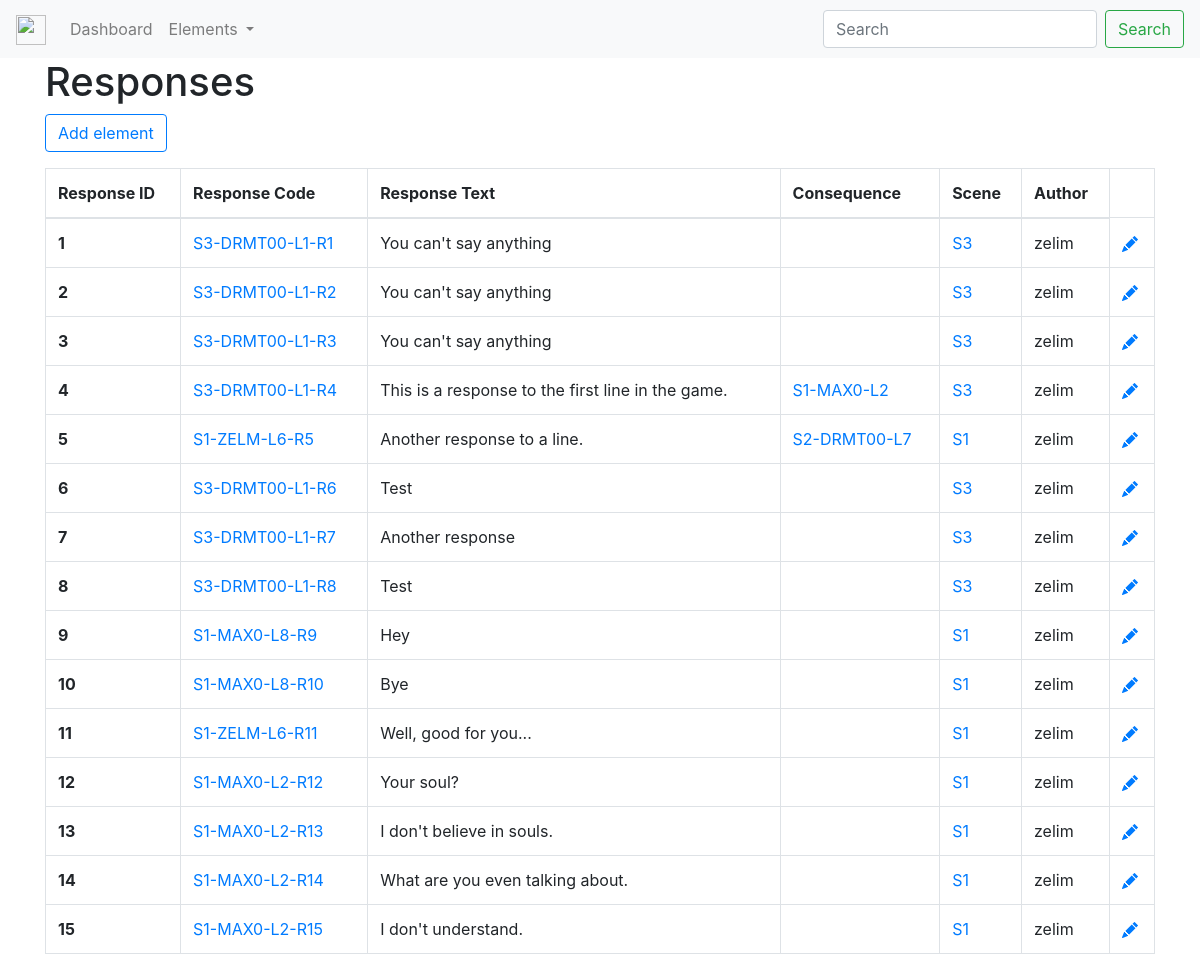
/responses/, run on an earlier commit of the app's database.
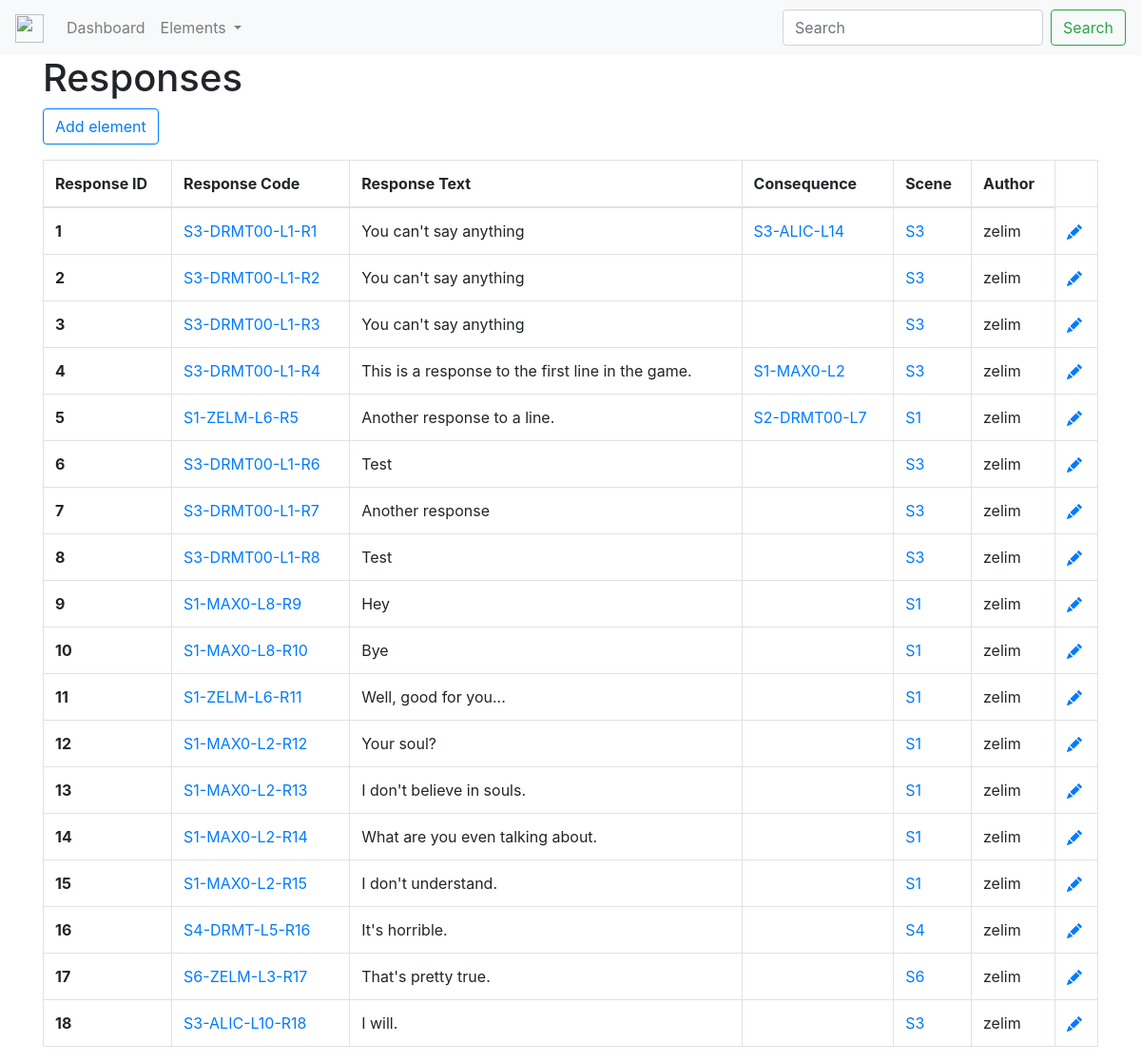
And on a later commit of the database.
### responses/models.py (models this page shows, shortened)
class Response(models.Model):
    line = models.ForeignKey(Line, on_delete=models.CASCADE)
    next_line = models.OneToOneField(Line, related_name="next_line", on_delete=models.CASCADE, null=True)
    text = models.TextField(default='')
    author = models.ForeignKey(User, on_delete=models.CASCADE, default=1)
    class Meta:
        ordering = ['pk']
    def get_absolute_url(self):
        return reverse("responses:show-response", kwargs={'pk': self.pk})
    def get_edit_url(self):
        return reverse("responses:edit-response", kwargs={'pk': self.pk})
    def get_response_code(self):
        return self.line.get_line_code() + '-' + 'R' + str(self.pk)

### lines/models.py (models this page shows, shortened)
class Line(models.Model):
    scene = models.ForeignKey(Scene, on_delete=models.CASCADE, default=None, null=True)
    character = models.ForeignKey(Character, on_delete=models.CASCADE, null=True)
    text = models.TextField(default='')
    author = models.ForeignKey(User, on_delete=models.CASCADE, default=1)
    class Meta:
        ordering = ['pk']
    def get_absolute_url(self):
        return reverse("lines:show-line", kwargs={'pk': self.pk})
    def get_line_code(self):
        return 'S' + str(self.scene.pk) + '-' + self.character.code + '-L' + str(self.pk)

### scenes/models.py (models this page shows, shortened)
class Scene(models.Model):
    description = models.TextField(default='')
    characters = models.ManyToManyField(Character)
    def get_scene_code(self):
        return 'S' + str(self.pk)

### characters/models.py (models this page shows, shortened)
class Character(models.Model):
    name = models.CharField(blank=True, null=True, max_length=80)
    age = models.PositiveSmallIntegerField(blank=True, null=True)
    gender = models.CharField(blank=True, null=True, max_length=80)
    code = models.CharField(blank=True, null=True, max_length=6)
    description = models.TextField(blank=True, null=True)

### responses/views.py (the view)
# urls.py: path('', views.IndexView.as_view(), name='index'),
class IndexView(generic.ListView):
    template_name = 'responses/index.html'
    context_object_name = "responses"
    def get_queryset(self):
        return Response.objects.all()

### responses/templates/responses/index.html
{% extends 'base.html' %}
{% block content %}
    <div class="container">
        <div class="row">
            <div class="col-md-12">
                <h1>Responses</h1>
                {% include 'create_header.html' %}
                <table class="table table-bordered">
                    <thead>
                        <tr>
                            <th scope="col">
                                Response ID
                            </th>
                            <th scope="col">
                                Response Code
                            </th>
                            <th scope="col">
                                Response Text
                            </th>
                            <th scope="col">
                                Consequence
                            </th>
                            <th scope="col">
                                Scene
                            </th>
                            <th scope="col">
                                Author
                            </th>
                        </tr>
                    </thead>
                    <tbody>
                        {% for response in responses %}
                        <tr>
                            <th scope="row">{{ response.pk }}</th>
                            <td><a href="{{ response.get_absolute_url }}">{{ response.get_response_code }}</a></td>
                            <td>{{ response.text }}</td>
                            <td><a href="{{ response.next_line.get_absolute_url }}">{{ response.next_line.get_line_code }}</a></td>
                            <td><a href="{{ response.scene.get_absolute_url }}">{{ response.line.scene.get_scene_code }}</a></td>
                            <td>{{ response.author }}</td>
                            <td><a href="{{ response.get_edit_url }}">{% include 'icons/pencil_fill.html' %}</a></td>
                        </tr>
                        {% endfor %}
                    </tbody>
                </table>
            </div>
        </div>
    </div>
{% endblock %}

### templates/base.html (shortened to what this page needs)
<!doctype html>
<html lang="en">
  <head>
    <link rel="stylesheet" href="https://stackpath.bootstrapcdn.com/bootstrap/4.5.2/css/bootstrap.min.css">
  </head>
  <body>
    {% include 'standard_nav.html' %}
    {% block content %}{% endblock %}
  </body>
</html>

### templates/standard_nav.html (shortened to what this page needs)
<nav class="navbar navbar-expand-lg navbar-light bg-light">
  <a class="navbar-brand" href="#">
    <img src="" width="30" height="30" alt="">
  </a>
  <div class="collapse navbar-collapse" id="navbarSupportedContent">
    <ul class="navbar-nav mr-auto">
      <li class="nav-item">
        <a class="nav-link" href="/">Dashboard</a>
      </li>
      <li class="nav-item dropdown">
        <a class="nav-link dropdown-toggle" href="#" id="navbarDropdown" role="button" data-toggle="dropdown" aria-haspopup="true" aria-expanded="false">
          Elements
        </a>
      </li>
    </ul>
    <form class="form-inline my-2 my-lg-0">
      <input class="form-control mr-sm-2" type="search" placeholder="Search" aria-label="Search">
      <button class="btn btn-outline-success my-2 my-sm-0" type="submit">Search</button>
    </form>
  </div>
</nav>

### templates/create_header.html
<div class="row">
    <div class="col-md-12">
        <div class="create-header">
            <p>
                <a class="btn btn-outline-primary" href="create/" role="button">Add element</a>
            </p>
        </div>
    </div>
</div>

What changed in the data, as far as the page shows it:
changed Response "S3-DRMT00-L1-R1": next_line_id empty → 14 (drawn); next_line.get_line_code (not shown) → "S3-ALIC-L14"
added Response: pk "16", get_response_code "S4-DRMT-L5-R16", text "It's horrible.", line.scene.get_scene_code "S4", author "zelim"
added Response: pk "17", get_response_code "S6-ZELM-L3-R17", text "That's pretty true.", line.scene.get_scene_code "S6", author "zelim"
added Response: pk "18", get_response_code "S3-ALIC-L10-R18", text "I will.", line.scene.get_scene_code "S3", author "zelim"
